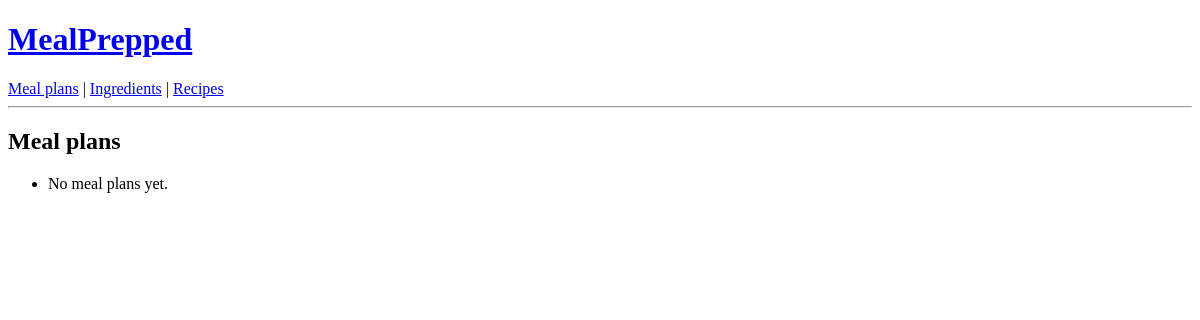
Page /mealplans-list/ on the earlier database version.
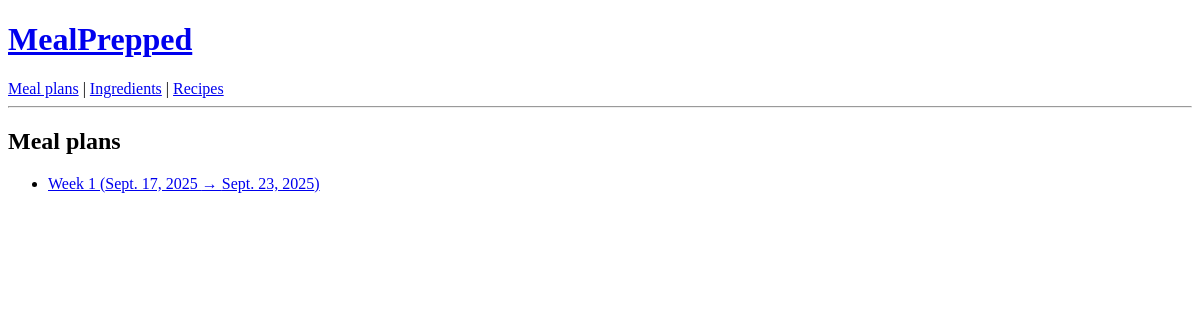
Same page on the later database version.
### mealprepped/models.py (models this page shows, shortened)
class Timestamped(models.Model):
    created_at = models.DateTimeField(auto_now_add=True)
    updated_at = models.DateTimeField(auto_now=True)
    class Meta:
        abstract = True

class MealPlan(Timestamped):
    mealplan_id = models.AutoField(primary_key=True)
    name = models.CharField(max_length=120)
    start_date = models.DateField()
    end_date = models.DateField()
    class Meta:
        constraints = [
            models.UniqueConstraint(
                fields=["name", "start_date"],
                name="unique_mealplan_start",
            )
        ]
        ordering = ["-start_date", "name"]

### mealprepped/views.py (the view)
# urls.py: path("mealplans-list/", MealPlanListView.as_view(), name="mealplans_list"),
class MealPlanListView(ListView):
    model = MealPlan
    context_object_name = "mealplans"
    paginate_by = 10
    ordering = ["-created_at"]

### mealprepped/templates/mealprepped/mealplan_list.html (shortened to what this page needs)
{% extends "base.html" %}
{% block content %}
  <h2>Meal plans</h2>
  <ul>
    {% for mp in mealplans %}
      <li>
        <a href="{% url 'mealprepped:mealplan_detail' mp.pk %}">
          {{ mp.name }} ({{ mp.start_date }} → {{ mp.end_date }})
        </a>
      </li>
    {% empty %}
      <li>No meal plans yet.</li>
    {% endfor %}
  </ul>
{% endblock %}

Differences in the rows shown:
added MealPlan: name "Week 1", start_date "Sept. 17, 2025", end_date "Sept. 23, 2025"
Other differences:
text no longer shown: "No meal plans yet."
